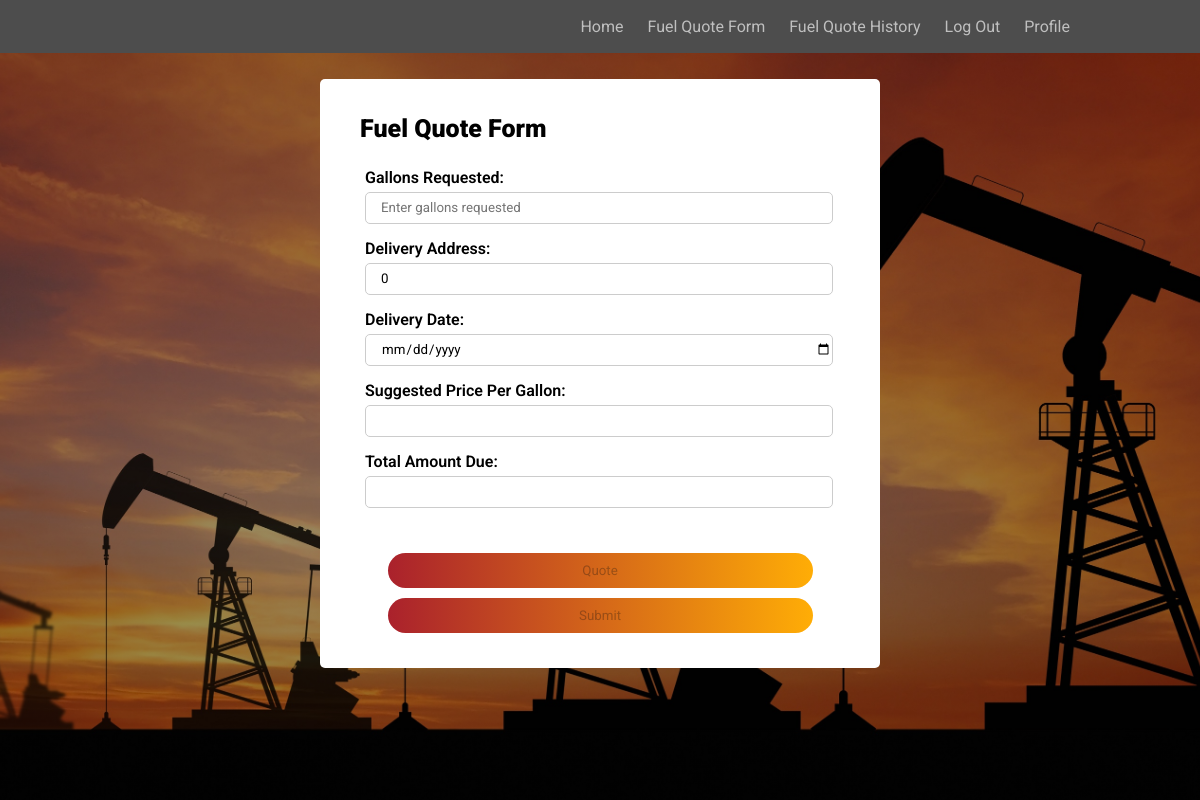
The app's page /views/FuelQuoteForm.php (signed in), older data.
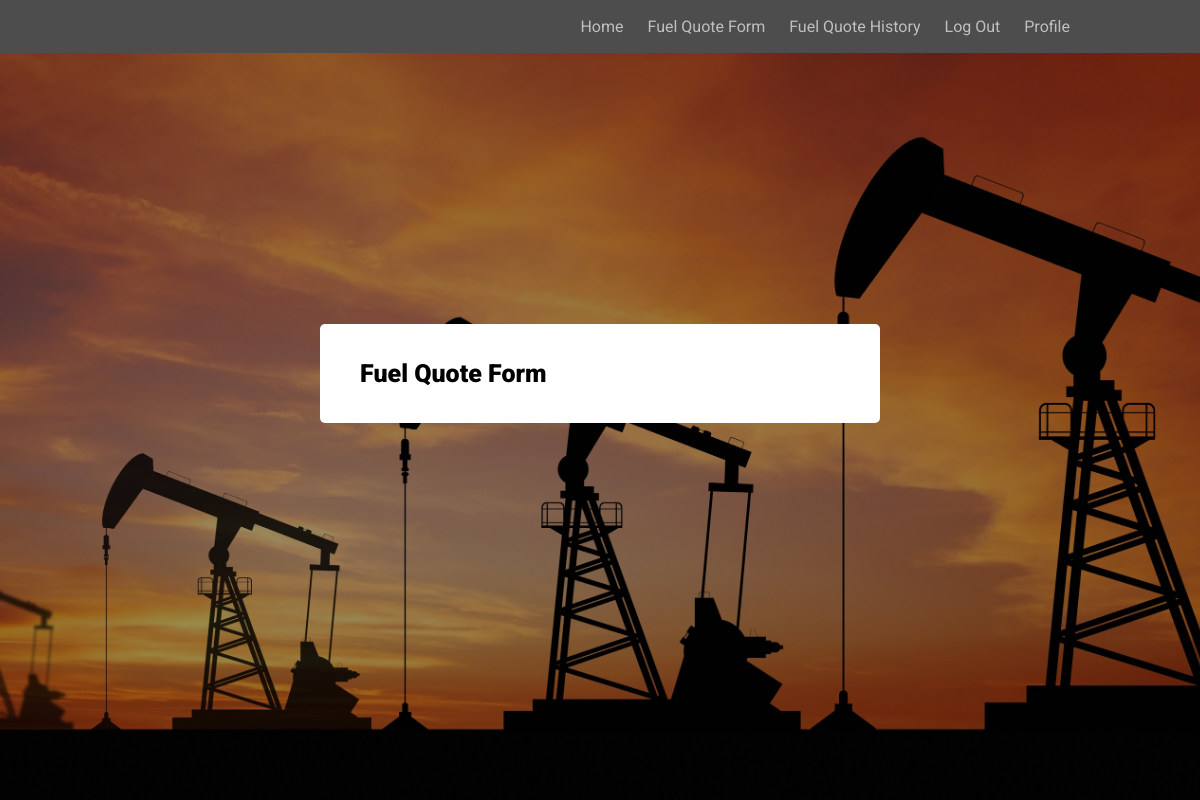
The same page, newer data.
### tables this page shows
CREATE TABLE `clientinformation` (
  `cid` int(11) NOT NULL,
  `cname` varchar(50) NOT NULL,
  `cadd1` varchar(100) NOT NULL,
  `cadd2` varchar(100) NOT NULL,
  `ccity` varchar(100) NOT NULL,
  `cstate` varchar(2) NOT NULL,
  `czip` int(9) NOT NULL
);

### views/FuelQuoteForm.php (the view, shortened to what this page needs)
<!DOCTYPE html>
<html lang="en">
  <head>
    <link rel="stylesheet" href="styles.css" />
  </head>
  <body>
    <section class="header">
      <nav>
        <div class="links">
          <ul>
            <li><a href="home.php">Home</a></li>
            <li><a href="">Fuel Quote Form</a></li>
            <li><a href="history.php">Fuel Quote History</a></li>
            <li><a href="login.php">Log Out</a></li>
            <li><a href="ClientProfile.php">Profile</a></li>
          </ul>
        </div>
      </nav>
      <div class="form-position">
        <div class="form-container">
          <div class="form-head">Fuel Quote Form</div>
          <?php
            require('../includes/dbh.inc.php');
            $cid = $_SESSION["ID_check"];
            $sql = "SELECT * FROM `clientinformation` WHERE cid='$cid'";
            $result = mysqli_query($conn, $sql);
            if($result) {
              while($row = mysqli_fetch_array($result)) {
          ?>
          <form action="#" method="POST" id=fuelform>
            <div class="request-detail">
              <div class="input-box">
                <div class="request">Gallons Requested:</div>
                <input type="number" min="0" placeholder="Enter gallons requested" id= "GallonsRequested" name="GallonsRequested" oninput="manageQuote(this)" required/>
              </div>
              <div class="input-box">
                <div class="request">Delivery Address:</div>
                <input type="text" name="gadd" id="gadd" oninput="manageQuote(this)"  value="<?php echo $row['cadd1']; ?>" readonly />
              </div>
              <div class="input-box">
                <div class="request">Delivery Date:</div>
                <input type="Date" name="Date" id="date" oninput="manageQuote(this)"  />
              </div>
              <div class="input-box">
                <div class="request">Suggested Price Per Gallon:</div>
                <input type="text" name="gprice" id="gprice"  readonly />
              </div>
              <div class="input-box">
                <div class="request">Total Amount Due:</div>
                <input type="text" name="gamt" id="gamount" readonly/>
              </div>
            </div>
            <div class="form-button">
              <input type="submit" id= "quotebutton" value="Quote" name="Quote" disabled/>
              <input type="submit" id= "submitbutton" value="Submit" name="submit" disabled/>
            </div>
          </form>
          <?php
              }
            }
            else {
              echo "Error: " . $sql . "" . mysqli_error($conn);
            }
          ?>
        </div>
      </div>
    </section>
  </body>
</html>

### views/styles.css (style rules this page uses)
* { margin: 0; padding: 0; font-family: 'Roboto', sans-serif; }
.header { height: 100%; width: 100%; background-image: linear-gradient(rgba(0,0,0,0.4),rgba(0,0,0,0.4)),url(../img/loginback.jpg); background-position: center; background-size: cover; position: absolute; }
nav { background-color: #4d4d4d; display: flex; padding: 1% 10%; }
.links { flex: 1; text-align: right; }
.links ul li { list-style: none; display: inline-block; padding: 5px 10px; position: relative; }
.links ul li a { color: #bfbfbf; text-decoration: none; }
.links ul li a::after { content: ""; background: white; mix-blend-mode: exclusion; width: calc(100% + 2px); height: 0; position: absolute; bottom: -4px; left: 0px; transition: all .2s cubic-bezier(0.445, 0.05, 0.55, 0.95); }
.form-position { display: flex; height: 80vh; justify-content: center; align-items: center; }
.form-container { min-width: 500px; background: #ffffff; padding: 25px 30px; border-radius: 5px; }
.form-container .form-head { font-size: 25px; font-weight: 1000; position: relative; padding: 10px; }
form .request-detail .input-box { margin: 15px; }
.request-detail .input-box .request { display: block; font-weight: 600; margin-bottom: 5px; }
.request-detail .input-box input { height: 30px; width: 96%; border-radius: 5px; border: 1px solid #ccc; padding-left: 15px; }
form .form-button { height: 45px; margin: 45px 0; }
form .form-button input { width: 85%; padding: 10px 30px; cursor: pointer; display: block; margin: auto; margin-bottom: 10px; background: linear-gradient(to right, #aa212c,#ffad06); border: 0; outline: none; border-radius: 30px; }

Row changes from the older to the newer data that the page shows:
removed clientinformation: gadd "0"
